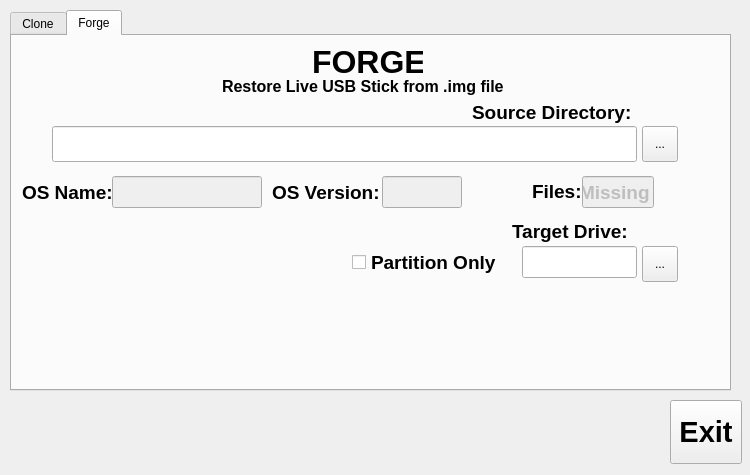
<?xml version="1.0" encoding="UTF-8"?>
<ui version="4.0">
 <class>mainCloneForge</class>
 <widget class="QMainWindow" name="mainCloneForge">
  <property name="geometry">
   <rect>
    <x>0</x>
    <y>0</y>
    <width>750</width>
    <height>475</height>
   </rect>
  </property>
  <property name="sizePolicy">
   <sizepolicy hsizetype="Fixed" vsizetype="Fixed">
    <horstretch>0</horstretch>
    <verstretch>0</verstretch>
   </sizepolicy>
  </property>
  <property name="minimumSize">
   <size>
    <width>750</width>
    <height>475</height>
   </size>
  </property>
  <property name="maximumSize">
   <size>
    <width>750</width>
    <height>475</height>
   </size>
  </property>
  <property name="windowTitle">
   <string notr="true">NinjaOS Clone&amp;Forge</string>
  </property>
  <property name="windowIcon">
   <iconset>
    <normaloff>shuriken.jpg</normaloff>shuriken.jpg</iconset>
  </property>
  <property name="autoFillBackground">
   <bool>false</bool>
  </property>
  <property name="iconSize">
   <size>
    <width>32</width>
    <height>32</height>
   </size>
  </property>
  <property name="toolButtonStyle">
   <enum>Qt::ToolButtonIconOnly</enum>
  </property>
  <widget class="QWidget" name="centralwidget">
   <widget class="QTabWidget" name="tabWidget">
    <property name="geometry">
     <rect>
      <x>10</x>
      <y>10</y>
      <width>721</width>
      <height>381</height>
     </rect>
    </property>
    <property name="layoutDirection">
     <enum>Qt::LeftToRight</enum>
    </property>
    <property name="styleSheet">
     <string notr="true"/>
    </property>
    <property name="inputMethodHints">
     <set>Qt::ImhNone</set>
    </property>
    <property name="currentIndex">
     <number>1</number>
    </property>
    <widget class="QWidget" name="tabClone" native="true">
     <attribute name="title">
      <string>Clone</string>
     </attribute>
     <widget class="QLabel" name="lblCloneHeading">
      <property name="geometry">
       <rect>
        <x>300</x>
        <y>10</y>
        <width>111</width>
        <height>31</height>
       </rect>
      </property>
      <property name="font">
       <font>
        <pointsize>24</pointsize>
        <weight>75</weight>
        <bold>true</bold>
       </font>
      </property>
      <property name="text">
       <string>CLONE</string>
      </property>
     </widget>
     <widget class="QLabel" name="lblCloneSubheading">
      <property name="geometry">
       <rect>
        <x>210</x>
        <y>40</y>
        <width>291</width>
        <height>21</height>
       </rect>
      </property>
      <property name="font">
       <font>
        <pointsize>12</pointsize>
        <weight>75</weight>
        <bold>true</bold>
       </font>
      </property>
      <property name="text">
       <string>Clone Running System into Disk Images</string>
      </property>
     </widget>
     <widget class="QFrame" name="frmClone">
      <property name="geometry">
       <rect>
        <x>10</x>
        <y>110</y>
        <width>330</width>
        <height>210</height>
       </rect>
      </property>
      <property name="frameShape">
       <enum>QFrame::Panel</enum>
      </property>
      <property name="frameShadow">
       <enum>QFrame::Plain</enum>
      </property>
      <property name="lineWidth">
       <number>2</number>
      </property>
      <widget class="QLineEdit" name="txtCloneFileSelectFile">
       <property name="geometry">
        <rect>
         <x>10</x>
         <y>70</y>
         <width>270</width>
         <height>36</height>
        </rect>
       </property>
       <property name="font">
        <font>
         <pointsize>14</pointsize>
         <weight>75</weight>
         <bold>true</bold>
        </font>
       </property>
      </widget>
      <widget class="QToolButton" name="btnCloneSelectFile">
       <property name="geometry">
        <rect>
         <x>280</x>
         <y>70</y>
         <width>36</width>
         <height>36</height>
        </rect>
       </property>
       <property name="text">
        <string>...</string>
       </property>
      </widget>
      <widget class="QLabel" name="lblCloneFile">
       <property name="geometry">
        <rect>
         <x>110</x>
         <y>10</y>
         <width>141</width>
         <height>31</height>
        </rect>
       </property>
       <property name="font">
        <font>
         <pointsize>18</pointsize>
         <weight>75</weight>
         <bold>true</bold>
        </font>
       </property>
       <property name="frameShadow">
        <enum>QFrame::Plain</enum>
       </property>
       <property name="text">
        <string>Clone to File</string>
       </property>
      </widget>
      <widget class="QLabel" name="lblCloneFileSelectFile">
       <property name="geometry">
        <rect>
         <x>80</x>
         <y>50</y>
         <width>191</width>
         <height>21</height>
        </rect>
       </property>
       <property name="font">
        <font>
         <pointsize>14</pointsize>
         <weight>75</weight>
         <bold>true</bold>
        </font>
       </property>
       <property name="text">
        <string>Destination Directory:</string>
       </property>
      </widget>
      <widget class="QCheckBox" name="chkCloneFileZip">
       <property name="geometry">
        <rect>
         <x>160</x>
         <y>110</y>
         <width>131</width>
         <height>21</height>
        </rect>
       </property>
       <property name="font">
        <font>
         <pointsize>12</pointsize>
         <weight>75</weight>
         <bold>true</bold>
        </font>
       </property>
       <property name="text">
        <string>Make Zip File</string>
       </property>
      </widget>
      <widget class="QProgressBar" name="progCloneFile">
       <property name="geometry">
        <rect>
         <x>9</x>
         <y>142</y>
         <width>300</width>
         <height>50</height>
        </rect>
       </property>
       <property name="value">
        <number>24</number>
       </property>
      </widget>
     </widget>
     <widget class="QFrame" name="frmDupe">
      <property name="enabled">
       <bool>false</bool>
      </property>
      <property name="geometry">
       <rect>
        <x>370</x>
        <y>110</y>
        <width>330</width>
        <height>210</height>
       </rect>
      </property>
      <property name="frameShape">
       <enum>QFrame::Panel</enum>
      </property>
      <property name="frameShadow">
       <enum>QFrame::Plain</enum>
      </property>
      <property name="lineWidth">
       <number>2</number>
      </property>
      <widget class="QLabel" name="lblDupeFile">
       <property name="geometry">
        <rect>
         <x>50</x>
         <y>10</y>
         <width>211</width>
         <height>31</height>
        </rect>
       </property>
       <property name="font">
        <font>
         <pointsize>18</pointsize>
         <weight>75</weight>
         <bold>true</bold>
        </font>
       </property>
       <property name="frameShadow">
        <enum>QFrame::Plain</enum>
       </property>
       <property name="text">
        <string>Duplicate OS Drive</string>
       </property>
      </widget>
      <widget class="QToolButton" name="btnDupeSelectFile">
       <property name="geometry">
        <rect>
         <x>280</x>
         <y>70</y>
         <width>36</width>
         <height>36</height>
        </rect>
       </property>
       <property name="text">
        <string>...</string>
       </property>
      </widget>
      <widget class="QLabel" name="lblDupeFileSelectFile">
       <property name="geometry">
        <rect>
         <x>140</x>
         <y>50</y>
         <width>131</width>
         <height>21</height>
        </rect>
       </property>
       <property name="font">
        <font>
         <pointsize>14</pointsize>
         <weight>75</weight>
         <bold>true</bold>
        </font>
       </property>
       <property name="text">
        <string>Target Device:</string>
       </property>
      </widget>
      <widget class="QLineEdit" name="txtDupeFileSelectFile">
       <property name="geometry">
        <rect>
         <x>10</x>
         <y>70</y>
         <width>270</width>
         <height>36</height>
        </rect>
       </property>
       <property name="font">
        <font>
         <pointsize>14</pointsize>
         <weight>75</weight>
         <bold>true</bold>
        </font>
       </property>
      </widget>
      <widget class="QProgressBar" name="progCloneDupe">
       <property name="geometry">
        <rect>
         <x>10</x>
         <y>140</y>
         <width>300</width>
         <height>50</height>
        </rect>
       </property>
       <property name="value">
        <number>24</number>
       </property>
      </widget>
     </widget>
     <widget class="QGroupBox" name="grpCloneChose">
      <property name="geometry">
       <rect>
        <x>270</x>
        <y>70</y>
        <width>191</width>
        <height>32</height>
       </rect>
      </property>
      <property name="toolTip">
       <string>Pick A Method</string>
      </property>
      <property name="title">
       <string/>
      </property>
      <property name="flat">
       <bool>true</bool>
      </property>
      <property name="checkable">
       <bool>false</bool>
      </property>
      <widget class="QRadioButton" name="btnCloneClone">
       <property name="geometry">
        <rect>
         <x>10</x>
         <y>0</y>
         <width>81</width>
         <height>32</height>
        </rect>
       </property>
       <property name="font">
        <font>
         <pointsize>14</pointsize>
         <weight>75</weight>
         <bold>true</bold>
        </font>
       </property>
       <property name="text">
        <string>Clone</string>
       </property>
       <property name="iconSize">
        <size>
         <width>32</width>
         <height>32</height>
        </size>
       </property>
       <property name="checked">
        <bool>true</bool>
       </property>
      </widget>
      <widget class="QRadioButton" name="btnCloneDupe">
       <property name="geometry">
        <rect>
         <x>110</x>
         <y>0</y>
         <width>71</width>
         <height>32</height>
        </rect>
       </property>
       <property name="font">
        <font>
         <pointsize>14</pointsize>
         <weight>75</weight>
         <bold>true</bold>
        </font>
       </property>
       <property name="text">
        <string>Dupe</string>
       </property>
       <property name="iconSize">
        <size>
         <width>32</width>
         <height>32</height>
        </size>
       </property>
      </widget>
     </widget>
    </widget>
    <widget class="QWidget" name="tabForge" native="true">
     <attribute name="title">
      <string>Forge</string>
     </attribute>
     <widget class="QLabel" name="lblForgeHeading">
      <property name="geometry">
       <rect>
        <x>300</x>
        <y>10</y>
        <width>111</width>
        <height>31</height>
       </rect>
      </property>
      <property name="font">
       <font>
        <pointsize>24</pointsize>
        <weight>75</weight>
        <bold>true</bold>
       </font>
      </property>
      <property name="text">
       <string>FORGE</string>
      </property>
     </widget>
     <widget class="QLabel" name="lblForgeSubheading">
      <property name="geometry">
       <rect>
        <x>210</x>
        <y>40</y>
        <width>281</width>
        <height>21</height>
       </rect>
      </property>
      <property name="font">
       <font>
        <pointsize>12</pointsize>
        <weight>75</weight>
        <bold>true</bold>
       </font>
      </property>
      <property name="text">
       <string>&lt;html&gt;&lt;head/&gt;&lt;body&gt;&lt;p&gt;Restore Live USB Stick from .img files&lt;/p&gt;&lt;/body&gt;&lt;/html&gt;</string>
      </property>
     </widget>
     <widget class="QToolButton" name="btnForgeSelectDir">
      <property name="geometry">
       <rect>
        <x>630</x>
        <y>90</y>
        <width>36</width>
        <height>36</height>
       </rect>
      </property>
      <property name="text">
       <string>...</string>
      </property>
     </widget>
     <widget class="QLineEdit" name="txtForgeFileSelect">
      <property name="geometry">
       <rect>
        <x>40</x>
        <y>90</y>
        <width>585</width>
        <height>36</height>
       </rect>
      </property>
      <property name="font">
       <font>
        <pointsize>14</pointsize>
        <weight>75</weight>
        <bold>true</bold>
       </font>
      </property>
     </widget>
     <widget class="QLabel" name="lblForgeFileSelect">
      <property name="geometry">
       <rect>
        <x>460</x>
        <y>60</y>
        <width>161</width>
        <height>32</height>
       </rect>
      </property>
      <property name="font">
       <font>
        <pointsize>14</pointsize>
        <weight>75</weight>
        <bold>true</bold>
       </font>
      </property>
      <property name="text">
       <string>Source Directory:</string>
      </property>
     </widget>
     <widget class="QLineEdit" name="txtForgeOSName">
      <property name="enabled">
       <bool>false</bool>
      </property>
      <property name="geometry">
       <rect>
        <x>100</x>
        <y>140</y>
        <width>150</width>
        <height>32</height>
       </rect>
      </property>
      <property name="font">
       <font>
        <pointsize>14</pointsize>
        <weight>75</weight>
        <bold>true</bold>
       </font>
      </property>
     </widget>
     <widget class="QLabel" name="lblForgeOSName">
      <property name="geometry">
       <rect>
        <x>10</x>
        <y>140</y>
        <width>90</width>
        <height>32</height>
       </rect>
      </property>
      <property name="font">
       <font>
        <pointsize>14</pointsize>
        <weight>75</weight>
        <bold>true</bold>
       </font>
      </property>
      <property name="text">
       <string>OS Name:</string>
      </property>
     </widget>
     <widget class="QLabel" name="lblForgeOSVersion">
      <property name="geometry">
       <rect>
        <x>260</x>
        <y>140</y>
        <width>110</width>
        <height>32</height>
       </rect>
      </property>
      <property name="font">
       <font>
        <pointsize>14</pointsize>
        <weight>75</weight>
        <bold>true</bold>
       </font>
      </property>
      <property name="text">
       <string>OS Version:</string>
      </property>
     </widget>
     <widget class="QLineEdit" name="txtForgeOSVersion">
      <property name="enabled">
       <bool>false</bool>
      </property>
      <property name="geometry">
       <rect>
        <x>370</x>
        <y>140</y>
        <width>80</width>
        <height>32</height>
       </rect>
      </property>
      <property name="font">
       <font>
        <pointsize>14</pointsize>
        <weight>75</weight>
        <bold>true</bold>
       </font>
      </property>
     </widget>
     <widget class="QLabel" name="lblForgeFileCheck">
      <property name="geometry">
       <rect>
        <x>520</x>
        <y>140</y>
        <width>50</width>
        <height>32</height>
       </rect>
      </property>
      <property name="font">
       <font>
        <pointsize>14</pointsize>
        <weight>75</weight>
        <bold>true</bold>
       </font>
      </property>
      <property name="text">
       <string>&lt;html&gt;&lt;head/&gt;&lt;body&gt;&lt;p&gt;Files:&lt;/p&gt;&lt;/body&gt;&lt;/html&gt;</string>
      </property>
     </widget>
     <widget class="QLineEdit" name="txtForgeFilesCheck">
      <property name="enabled">
       <bool>false</bool>
      </property>
      <property name="geometry">
       <rect>
        <x>570</x>
        <y>140</y>
        <width>72</width>
        <height>32</height>
       </rect>
      </property>
      <property name="font">
       <font>
        <pointsize>14</pointsize>
        <weight>75</weight>
        <bold>true</bold>
       </font>
      </property>
      <property name="text">
       <string>Missing</string>
      </property>
     </widget>
     <widget class="QLineEdit" name="txtForgeTarget">
      <property name="geometry">
       <rect>
        <x>510</x>
        <y>210</y>
        <width>115</width>
        <height>32</height>
       </rect>
      </property>
     </widget>
     <widget class="QToolButton" name="btnForgeTarget">
      <property name="geometry">
       <rect>
        <x>630</x>
        <y>210</y>
        <width>36</width>
        <height>36</height>
       </rect>
      </property>
      <property name="text">
       <string>...</string>
      </property>
     </widget>
     <widget class="QLabel" name="lblForgeTarget">
      <property name="geometry">
       <rect>
        <x>500</x>
        <y>180</y>
        <width>121</width>
        <height>32</height>
       </rect>
      </property>
      <property name="font">
       <font>
        <pointsize>14</pointsize>
        <weight>75</weight>
        <bold>true</bold>
       </font>
      </property>
      <property name="text">
       <string>&lt;html&gt;&lt;head/&gt;&lt;body&gt;&lt;p&gt;Target Drive:&lt;/p&gt;&lt;/body&gt;&lt;/html&gt;</string>
      </property>
     </widget>
     <widget class="QCheckBox" name="chkForgePartitionOnly">
      <property name="geometry">
       <rect>
        <x>340</x>
        <y>210</y>
        <width>150</width>
        <height>32</height>
       </rect>
      </property>
      <property name="font">
       <font>
        <pointsize>14</pointsize>
        <weight>75</weight>
        <bold>true</bold>
       </font>
      </property>
      <property name="text">
       <string>Partition Only</string>
      </property>
     </widget>
    </widget>
   </widget>
   <widget class="QPushButton" name="bntExit">
    <property name="geometry">
     <rect>
      <x>670</x>
      <y>400</y>
      <width>72</width>
      <height>64</height>
     </rect>
    </property>
    <property name="font">
     <font>
      <pointsize>22</pointsize>
      <weight>75</weight>
      <bold>true</bold>
     </font>
    </property>
    <property name="text">
     <string>Exit</string>
    </property>
   </widget>
  </widget>
 </widget>
 <resources/>
 <connections>
  <connection>
   <sender>bntExit</sender>
   <signal>clicked()</signal>
   <receiver>mainCloneForge</receiver>
   <slot>close()</slot>
   <hints>
    <hint type="sourcelabel">
     <x>695</x>
     <y>435</y>
    </hint>
    <hint type="destinationlabel">
     <x>373</x>
     <y>231</y>
    </hint>
   </hints>
  </connection>
  <connection>
   <sender>btnCloneClone</sender>
   <signal>toggled(bool)</signal>
   <receiver>frmClone</receiver>
   <slot>setEnabled(bool)</slot>
   <hints>
    <hint type="sourcelabel">
     <x>332</x>
     <y>135</y>
    </hint>
    <hint type="destinationlabel">
     <x>197</x>
     <y>280</y>
    </hint>
   </hints>
  </connection>
  <connection>
   <sender>btnCloneClone</sender>
   <signal>toggled(bool)</signal>
   <receiver>frmDupe</receiver>
   <slot>setDisabled(bool)</slot>
   <hints>
    <hint type="sourcelabel">
     <x>332</x>
     <y>135</y>
    </hint>
    <hint type="destinationlabel">
     <x>547</x>
     <y>280</y>
    </hint>
   </hints>
  </connection>
  <connection>
   <sender>btnCloneDupe</sender>
   <signal>toggled(bool)</signal>
   <receiver>frmDupe</receiver>
   <slot>setEnabled(bool)</slot>
   <hints>
    <hint type="sourcelabel">
     <x>427</x>
     <y>125</y>
    </hint>
    <hint type="destinationlabel">
     <x>547</x>
     <y>260</y>
    </hint>
   </hints>
  </connection>
  <connection>
   <sender>btnCloneDupe</sender>
   <signal>toggled(bool)</signal>
   <receiver>frmClone</receiver>
   <slot>setDisabled(bool)</slot>
   <hints>
    <hint type="sourcelabel">
     <x>427</x>
     <y>125</y>
    </hint>
    <hint type="destinationlabel">
     <x>197</x>
     <y>260</y>
    </hint>
   </hints>
  </connection>
 </connections>
</ui>
